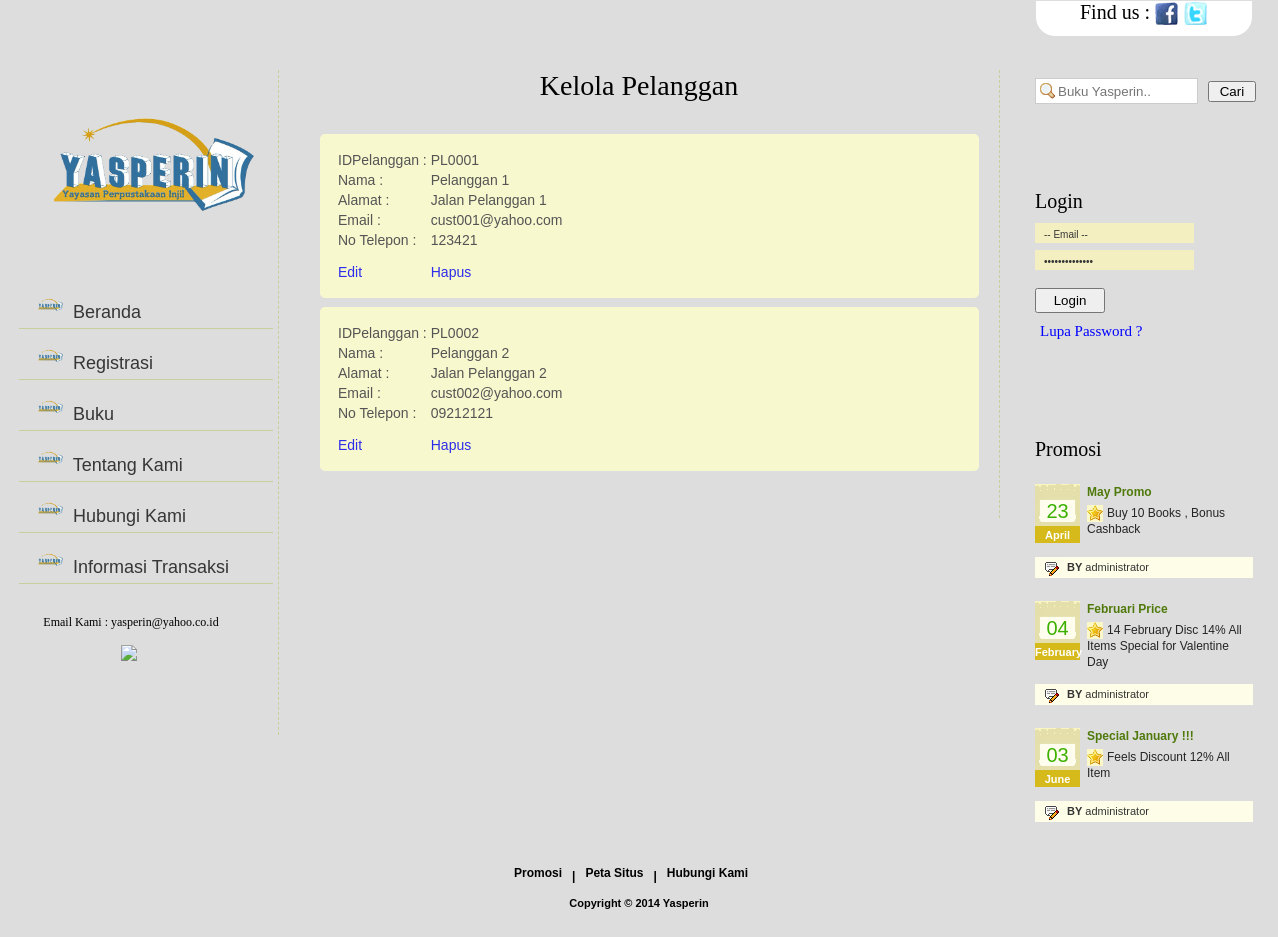
/kelola_pelanggan.php, run on the app's committed database.
### tables this page shows
CREATE TABLE IF NOT EXISTS `pelanggan` (
  `IdPelanggan` varchar(6) NOT NULL,
  `Sandi` varchar(50) NOT NULL,
  `Nama` varchar(25) NOT NULL,
  `JenisKelamin` varchar(1) NOT NULL,
  `Alamat` varchar(100) NOT NULL,
  `Kota` varchar(20) NOT NULL,
  `KodePos` varchar(10) NOT NULL,
  `Phone` varchar(15) NOT NULL,
  `Handphone` varchar(15) NOT NULL,
  `Email` varchar(25) NOT NULL,
  PRIMARY KEY (`IdPelanggan`)
);

CREATE TABLE IF NOT EXISTS `promo` (
  `IDPromosi` int(11) NOT NULL AUTO_INCREMENT,
  `JudulPromo` varchar(100) NOT NULL,
  `IsiPromo` text NOT NULL,
  `TglPromo` date NOT NULL,
  `IdPengurus` varchar(15) NOT NULL,
  PRIMARY KEY (`IDPromosi`)
);

### kelola_pelanggan.php (the view)
<?php
require("header.php");
?>
	<div id="contentWrap">
 		<div id="contentPanel">
		<?php require("leftPanel.php"); ?>
<div id="middlePanel">
   				<div class="top">
    				<h2 align="center">Kelola Pelanggan</h2>
   				</div>
                <div class="bottom">
   			<?php
			$rs = mysql_query("select * from pelanggan");
			while($row = mysql_fetch_array($rs))
			{
		?>
			<table border="0" class="message_box">
			<tr>
				<td>IDPelanggan : </td>
				<td><?php echo $row["IdPelanggan"]; ?></td>
			</tr>
			<tr>
				<td>Nama : </td>
				<td><?php echo $row["Nama"]; ?></td>
			</tr>
			<tr>
				<td>Alamat : </td>
				<td><?php echo $row["Alamat"]; ?></td>
			</tr>
			<tr>
				<td>Email : </td>
				<td><?php echo $row["Email"]; ?></td>
			</tr>
			<tr>
				<td>No Telepon : </td>
				<td><?php echo $row["Phone"]; ?></td>
			</tr>
			<tr height="10px"><td colspan="2"></td></tr>
			<tr>
				<td><a href="ubah_pelanggan.php?id=<?php echo $row["IdPelanggan"]; ?>" style="text-decoration:none">Edit</a></td>
				<td><a href="controller/doHapusPelanggan.php?id=<?php echo $row["IdPelanggan"]; ?>" style="text-decoration:none">Hapus</a></td>
			</tr>
			</table>
		<?php
			}
		?>
				</div>
  	</div>
	<?php
			require("rightPanel.php");
		?>
 		</div>
	</div>
	<?php
		require("footer.php");
	?>
</body>
</html>

### rightPanel.php (shortened to what this page needs)
<div id="rigtPanel">
			<div id="header-search" >
			<form method="post" action="cari_buku.php">
			<input type="text" name="txtsearch" class="search" placeholder="Buku Yasperin.." id="search" />
			<input type="submit" value=" Cari "  />
			</form>
			</div>
			   <div class="contacts">
			   	<br/><br/>
				<?php
					if($nama == NULL || $nama == "")
					{
				?>
   				<h2>Login</h2>
				<form method="POST" action="controller/doLoginUser.php">
   				<input class="inp" name="txtusername" type="text" value="-- Email --" onfocus="if(this.value=='-- Email --')this.value=''" onblur="if(this.value=='')this.value='-- Email --'"/>
   				<input class="inp" name="txtpassword" type="password" value="-- Password --" onfocus="if(this.value=='-- Password --')this.value=''" onblur="if(this.value=='')this.value='-- Password --'"/>
				<br/>
				<input type="submit" value="Login" style="width:70px;height:25px;margin-right:10px"/>
				<br/>
				<a href="lupasandi.php">Lupa Password ?</a>
				<br/>
				<div class="error">
				</div>
				</form>
				<?php
					}
				?>
  				</div>
  				<div class="services">
			<br/><br/>
			<br/><br/>
   				<h2>Promosi</h2>
   				<ul>
				<?php
				$rs = mysql_query("select * from promo order by IDPromosi desc");
				while($row = mysql_fetch_array($rs))
				{
				$date = $row["TglPromo"];
				?>
    					<li>
      						<div class="cal"><?php echo date("d", strtotime($date)); ?><span><?php echo date("F", strtotime($date)); ?></span></div>
      						<h2><?php echo $row["JudulPromo"]; ?></h2>
      						<p><?php echo $row["IsiPromo"]; ?></p>
      						<div class="author"><span>BY</span> administrator</div>
    					</li>
				<?php
					}
				?>
   				</ul>
  				</div>
 			</div>

### styles.css (style rules this page uses)
body { margin:0px; padding:0px; background:#DDDDDD;font-family:Verdana; }
#contentWrap { width:100%; margin:0px; padding:0px; float:left; background:#DDDDDD repeat-x }
#contentPanel { width:1240px; margin:0 auto; padding:33px 0 0 0 }
#header-search { bottom: 0; right: 0; width: 252px; height: 34px; padding: 8px 0 25px 0px; }
input.search { background:#FFFFFF url(images/search.png) no-repeat 4px 4px; padding:4px 4px 4px 22px; border:1px solid #CCCCCC; width: 135px; height: 16px; margin-right: 6px; color:#5F5F5F; }
#middlePanel { width:688px; margin:0px; padding:0 0 38px 32px; float:left; border-right:#c6d09d dashed 1px }
#middlePanel .top { width:650px; margin:0px; padding:0 0 0 3px; float:left }
#middlePanel .top h2 { width:650px; margin:0px; padding:0px; float:left; font-family:Verdana; font-size:28px; color:#000000; line-height:32px; font-weight:normal }
#middlePanel .bottom { width:668px; margin:32px 0 0 0; padding:0px; float:left; font-family:Verdana; font-size:15px; }
#rigtPanel { width:218px; margin:0px; padding:0 0 0 35px; float:left }
#rigtPanel .services { width:218px; margin:0px; padding:0px; float:left }
#rigtPanel .services h2 { width:218px; margin:0px; padding:0px; float:left; font-family:Verdana; font-size:20px; color:#000000; line-height:24px; font-weight:normal }
#rigtPanel .services ul { width:218px; margin:23px 0 0 0; padding:0px; float:left; display:block }
#rigtPanel .services ul li { width:218px; margin:0px; padding:0 0 23px 0; float:left; display:block }
#rigtPanel .services ul li .cal { width:45px; height:44px; margin:0px; padding:15px 0 0 0; float:left; font-family:Arial; font-size:20px; color:#3bb000; line-height:24px; text-align:center; background:url(images/calendar.jpg) no-repeat }
#rigtPanel .services ul li .cal span { width:45px; float:left; padding:0px; font-family:Arial; font-size:11px; color:#FFFFFF; text-align:center; font-weight:bold; margin:0px }
#rigtPanel .services ul li h2 { width:164px; margin:0px; padding:0 0 0 7px; float:left; font-family:Arial; font-size:12px; color:#4f790a; line-height:16px; font-weight:bold }
#rigtPanel .services ul li p { width:165px; margin:5px 0 0 0; padding:0 0 0 7px; float:left; font-family:Arial; font-size:12px; color:#252525; line-height:16px; text-indent:20px; background:url(images/star.jpg) no-repeat 7px 0 }
#rigtPanel .services ul li .author { width:186px; height:21px; margin:14px 0 0 0; padding:0 0 0 32px; float:left; font-family:Arial; font-size:11px; color:#343434; line-height:20px; background:#fefde7 url(images/author.jpg) no-repeat 10px 0 }
#rigtPanel .services ul li .author span { font-weight:bold }
#rigtPanel .contacts { width:220px; margin:16px 0 0 0; padding:0px; float:left ;font-family:Verdana; }
#rigtPanel .contacts h2 { width:200px; margin:0px; padding:0 0 3px 0; float:left; font-family:Verdana; font-size:20px; color:#000000; line-height:24px; font-weight:normal }
#rigtPanel .contacts .inp { width:150px; height:17px; margin:7px 0 0 0; padding:3px 0 0 9px; float:left; font-family:Arial; font-size:10px; color:#363636; border:0px; background:#f3efc0 }
#rigtPanel .contacts a { height:16px; margin:10px 0 0 0; margin-left:5px; padding:0px; float:left; color:blue; font-family:Verdana; font-size:15px; text-decoration:none; }
#rigtPanel .error { width:200px; height:16px; margin:10px 0 0 0; margin-left:5px; padding:0px; float:left; font-family:Arial; font-size:12px;text-decoration:none; color:red; }
.message_box { display:block; bottom: 3px; left: 450px; margin-bottom: 9px; margin-left: 9px; padding:15px; background:#FFC; color:#333333; z-index: 50; font-family:"Lucida Grande","Lucida Sans Unicode",Helvetica,Arial,Verdana,sans-serif; font-size: 14px; opacity:0.8; border-radius:5px; -moz-border-radius:5px; -webkit-border-radius:5px; filter:progid:DXImageTransform.Microsoft.Alpha(opacity=90); }

### data on the page
pelanggan: IdPelanggan "PL0001", Nama "Pelanggan 1", Alamat "Jalan Pelanggan 1", Email "cust001@yahoo.com", Phone "123421"
pelanggan: IdPelanggan "PL0002", Nama "Pelanggan 2", Alamat "Jalan Pelanggan 2", Email "cust002@yahoo.com", Phone "09212121"
promo: TglPromo "23", TglPromo "April", JudulPromo "May Promo", IsiPromo "Buy 10 Books , Bonus Cashback"
promo: TglPromo "04", TglPromo "February", JudulPromo "Februari Price", IsiPromo "14 February Disc 14% All Items Special for Valentine Day"
promo: TglPromo "03", TglPromo "June", JudulPromo "Special January !!!", IsiPromo "Feels Discount 12% All Item"
